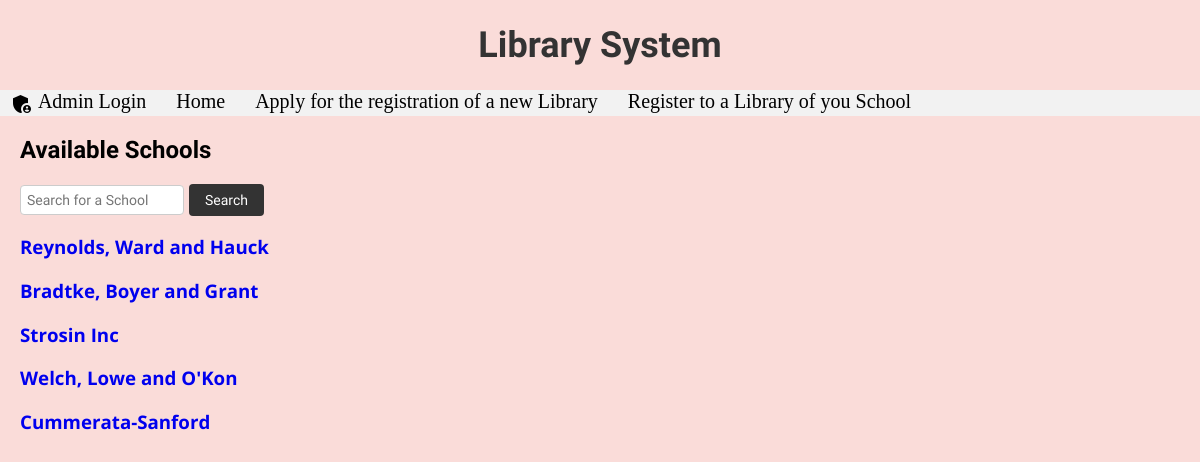
The page /website/front_page.php on the database its author committed.
### tables this page shows
CREATE TABLE IF NOT EXISTS School_Unit (
School_ID INT UNSIGNED AUTO_INCREMENT,
School_name VARCHAR(255) NOT NULL UNIQUE,
address VARCHAR(100) NOT NULL,
City VARCHAR(100) NOT NULL,
Telephone VARCHAR(50) NOT NULL,
email VARCHAR(255) NOT NULL,
principal_fullname  VARCHAR(50) NOT NULL,
Admin_ID INT UNSIGNED NOT NULL,
PRIMARY KEY (School_ID) ,
CONSTRAINT fk_register_admin_ID
    FOREIGN KEY (Admin_ID)
    REFERENCES administrator (Admin_ID) 
    ON DELETE RESTRICT
    ON UPDATE CASCADE);

### website/front_page.php (the view, shortened to what this page needs)
<?php
include('connect.php');
$selectSchools = "SELECT * FROM school_unit";
if (isset($_GET['keyword'])) {
  $keyword = $_GET['keyword'];
  $selectSchools = "SELECT * FROM school_unit WHERE School_name LIKE '%$keyword%'";
} else {
  $selectSchools = "SELECT * FROM school_unit";
}
$schoolsResult = mysqli_query($conn, $selectSchools);
?>
<!DOCTYPE html>
<html>
<head>
  <link rel="stylesheet" type="text/css" href="front_page.css">
  <body style="background-color: #FADCD9;">
</head>
<body>
<h1 style="text-align: center; font-size: 36px; font-family: 'Vast Shadow', cursive; color: #333;">Library System</h1>
<nav>
  <ul>
    <li>
      <a href="admin_login.php" class="admin-login-button">
        <span class="material-icons" style="vertical-align: middle;">admin_panel_settings</span> Admin Login
      </a>
    </li>
    <li><a href="front_page.php" style="color: black;">Home</a></li>
    <li><a href="register_school.php" style="color: black;">Apply for the registration of a new Library</a></li>
    <li><a href="registration.php" style="color: black;">Register to a Library of you School</a></li>
  </ul>
</nav>
<div class="container">
  <h2 style="font-family: 'Arial', sans-serif;">Available Schools</h2>
  <form method="GET" action="front_page.php" class="search-bar">
    <input type="text" name="search" placeholder="Search for a School" class="search-input">
    <button type="submit" class="search-button">Search</button>
  </form>
  <div class="school-list">
    <?php
    $colors = array('red', 'blue', 'green', 'orange');
    $colorIndex = 0;
    while ($school = mysqli_fetch_assoc($schoolsResult)) {
      $searchQuery = isset($_GET['search']) ? $_GET['search'] : '';
      if (empty($searchQuery) || stripos($school['School_name'], $searchQuery) !== false) { ?>
        <div class="school">
          <h3 style="font-family: 'Open Sans', sans-serif; color: <?php echo $colors[$colorIndex]; ?>;">
            <a href="login.php?School_ID=<?php echo $school['School_ID']; ?>" style="text-decoration: none;">
              <?php echo $school['School_name']; ?>
            </a>
          </h3>
        </div>
      <?php
      $colorIndex = ($colorIndex + 1) % count($colors);
      }
    } ?>
  </div>
</div>
</body>
</html>

### website/front_page.css (style rules this page uses)
body { margin: 0; padding: 0; }
nav { background-color: #f2f2f2; }
nav ul li a { font-size: 20px; color: grey; }
nav ul { display: flex; list-style-type: none; padding: 0; margin: 0; }
nav ul li { margin-right: 10px; }
nav ul li a { text-decoration: none; color: #000; padding: 10px; }
.container { margin: 20px; }
.search-bar { display: flex; align-items: center; justify-content: flext-start; margin-bottom: 10px; }
.search-input { padding: 6px; font-size: 14px; width: 150px; border: 1px solid #ccc; border-radius: 4px; margin-right: 5px; }
.search-button { padding: 8px 16px; font-size: 14px; background-color: #333; color: #fff; border: none; border-radius: 4px; cursor: pointer; }
.school { margin-bottom: 10px; }
.school h3 { font-family: 'Open Sans', sans-serif; color: #333; }

### rows shown on the page
school_unit: School_name "Reynolds, Ward and Hauck"
school_unit: School_name "Bradtke, Boyer and Grant"
school_unit: School_name "Strosin Inc"
school_unit: School_name "Welch, Lowe and O'Kon"
school_unit: School_name "Cummerata-Sanford"
